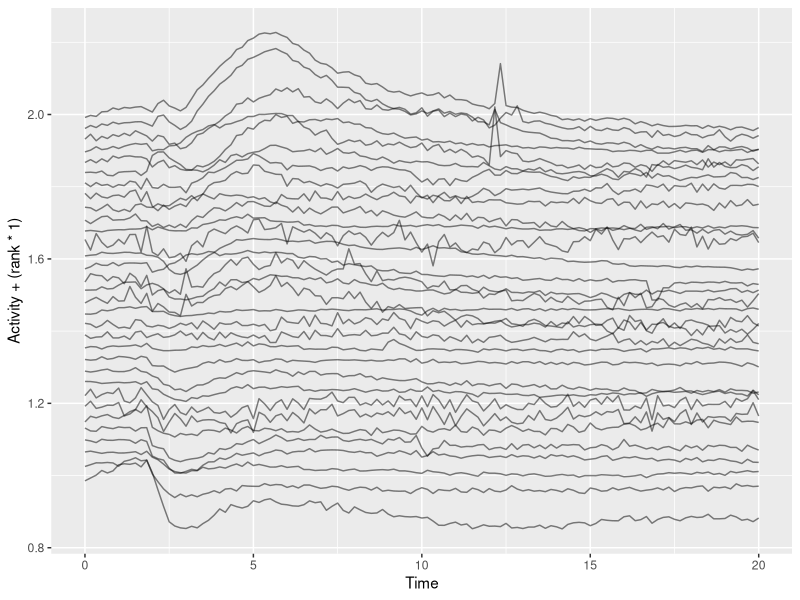
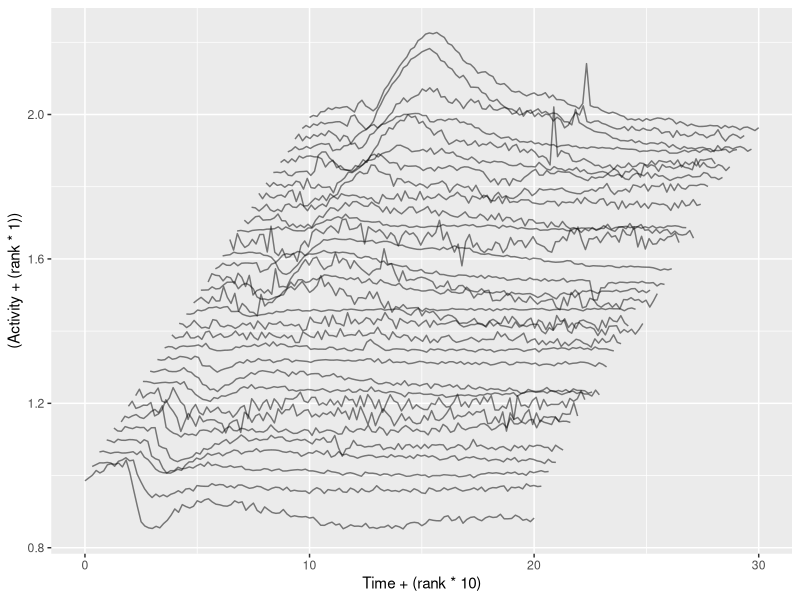
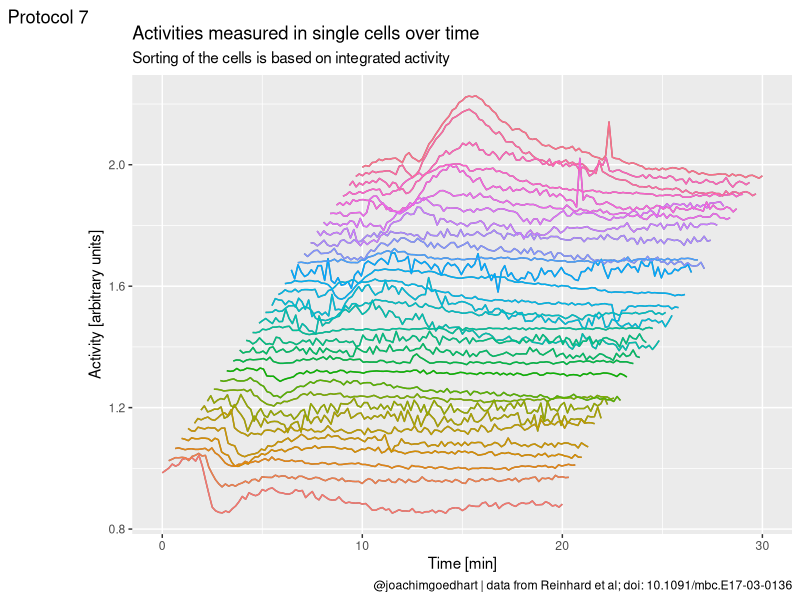
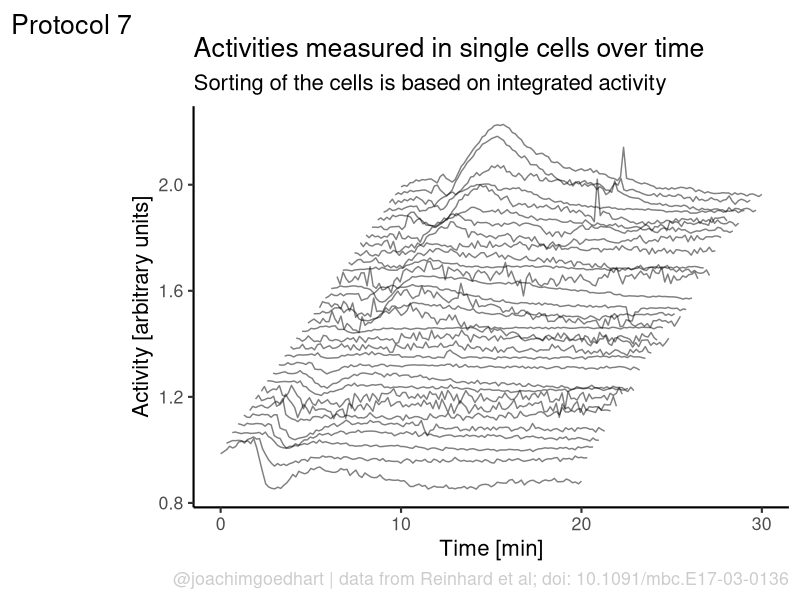
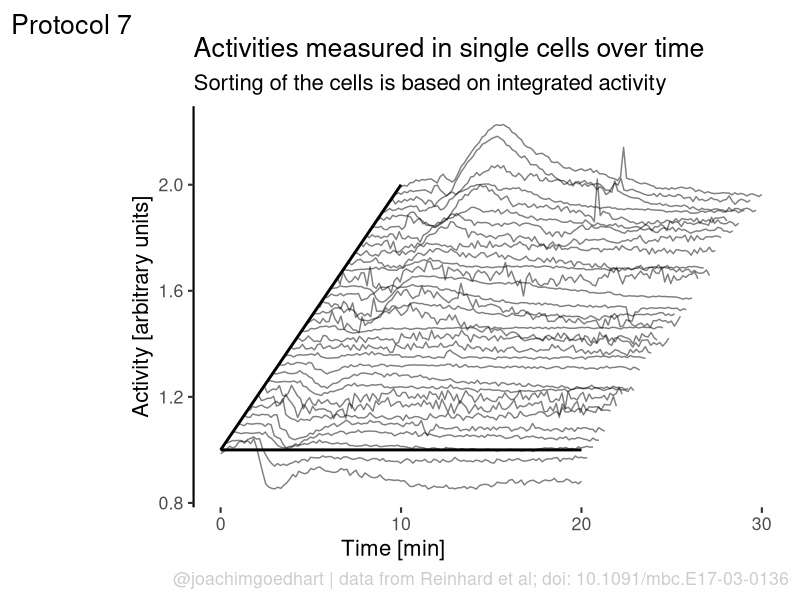
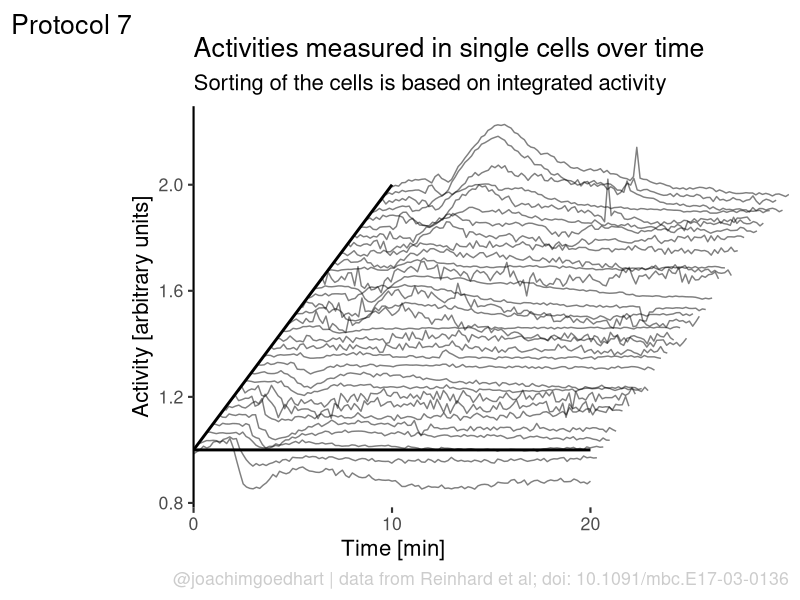
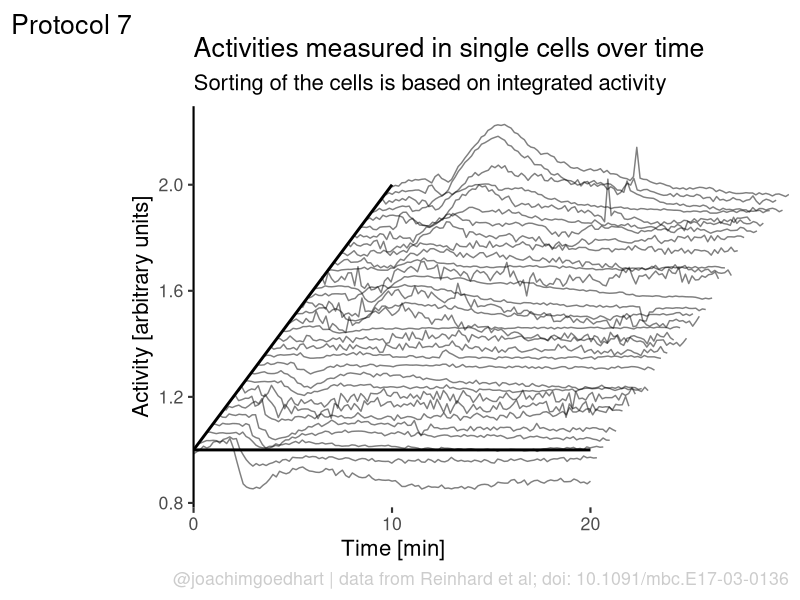

R code for these plots, in order:
## ---- chunk 1
require(tidyverse)
df1 <- read.csv("Rac_S1P.csv")
head(df1)
## ---- chunk 2
df_tidy <- pivot_longer(df1, cols = -c(Time), names_to = "Cell", values_to = "Activity")
head(df_tidy)
## ---- chunk 3
df_rank <- df_tidy %>% group_by(Cell) %>% filter(Time>=2 & Time <=10) %>% summarise(amplitude=sum(Activity)) %>% mutate(rank=percent_rank(amplitude))
head(df_rank)
## ---- chunk 4
df_7 <- as.data.frame(full_join(df_tidy, df_rank,by="Cell"))
## ---- chunk 5
df_7 %>% write.csv("protocol_7.csv", row.names=FALSE)
## ---- chunk 6
ggplot(df_7, aes(x=Time, y=Activity+(rank*1), group=Cell, height = rank)) + geom_line(alpha=0.5, size=0.5)
## ---- chunk 7
p <- ggplot(df_7, aes(x=Time+(rank*10), y=(Activity+(rank*1)), group=Cell)) + geom_line(alpha=0.5, size=0.5)
p
## ---- chunk 8
p <-
  p + labs(
    title = "Activities measured in single cells over time",
    subtitle = "Sorting of the cells is based on integrated activity",
    x = "Time [min]",
    y = "Activity [arbitrary units]",
    caption = "@joachimgoedhart | data from Reinhard et al; doi: 10.1091/mbc.E17-03-0136",
    tag = "Protocol 7"
  )
## ---- chunk 9
p + geom_line(aes(color=as.factor(rank))) +
  theme(legend.position = "none")
## ---- chunk 10
p <- p + theme_classic(base_size = 16)
p <- p + theme(panel.grid.major = element_blank(),
               plot.caption = element_text(color = "grey80"),
           panel.grid.minor = element_blank(),
           NULL)
p
## ---- chunk 11
p <- p + annotate(geom = "segment", x=0,y=1,xend=10,yend=2, size=1)
## ---- chunk 12
p <- p + theme(axis.line.x = element_blank(),
               axis.title.x = element_text(hjust = 0.3)
               ) +
  annotate(geom = "segment", x=0,y=1,xend=20,yend=1, size=1)
p
## ---- chunk 13
p <- p + scale_x_continuous(breaks = c(0,10,20), expand = c(0, 0))
p
## ---- chunk 14
 png(file=paste0("Protocol_07.png"), width = 4000, height = 3000, units = "px", res = 400)
   p
 dev.off()
